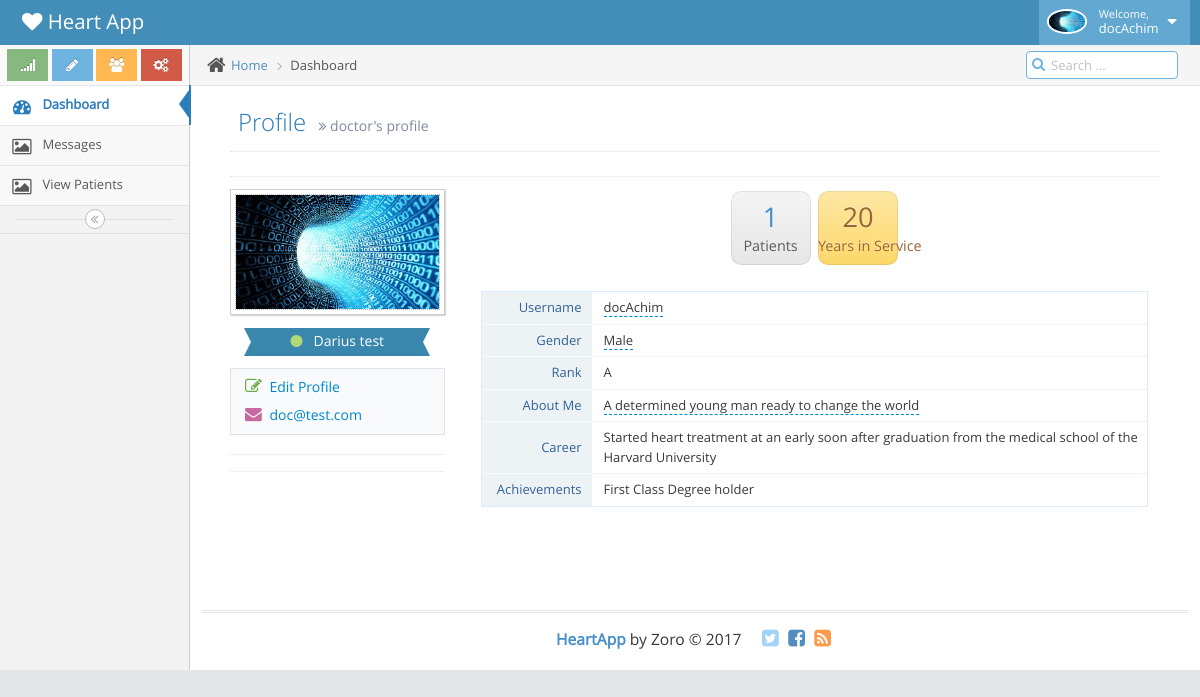
/docProfile/1, run on the app's committed database.
### heart/models.py (models this page shows, shortened)
class Doctor(db.Model, UserMixin):
    id = db.Column(db.Integer, primary_key=True)
    username = db.Column(db.String(80), unique=True)
    name = db.Column(db.String(100))
    surname = db.Column(db.String(100))
    gender = db.Column(db.String(50))
    email = db.Column(db.String(120), unique=True)
    password_hash = db.Column(db.String(80))
    achievements = db.Column(db.Text)
    years_in_practice = db.Column(db.Integer)
    rank = db.Column(db.String(100))
    career = db.Column(db.Text)
    bio = db.Column(db.Text)
    pic = db.Column(db.String(200))
    feedback = db.relationship('DoctorFeedBack', backref='doctor', lazy='dynamic')
    response = db.relationship('Response', backref='doctor', lazy='dynamic')
    patients = db.relationship('User', backref='doctor', lazy='dynamic')
    messages = db.relationship('Query', backref='doctor', lazy='dynamic')
    @property
    def password(self):
        raise AttributeError('password: write-only field')

### heart/views.py (the view)
@app.route('/docProfile/<id>', methods=["GET", "POST"])
def docProfile(id):
    doc = Doctor.query.get(id)
    return render_template('docProfile.html', doc=doc)

### heart/templates/docProfile.html (shortened to what this page needs)
{% extends 'docbase.html' %}
{% block style %}
	<link rel="stylesheet" href="{{ url_for('static', filename='assets/css/jquery-ui.custom.min.css') }}" />
	<link rel="stylesheet" href="{{ url_for('static', filename='assets/css/jquery.gritter.min.css') }}" />
	<link rel="stylesheet" href="{{ url_for('static',filename='assets/css/select2.min.css') }}" />
	<link rel="stylesheet" href="{{ url_for('static', filename='assets/css/bootstrap-datepicker3.min.css') }}" />
	<link rel="stylesheet" href="{{ url_for('static', filename='assets/css/bootstrap-editable.min.css') }}" />
{% endblock %}
{% block content %}
<div class="page-content">
		<div class="page-header">
			<h1>
				Profile
				<small>
					<i class="ace-icon fa fa-angle-double-right"></i>
					doctor's profile
				</small>
			</h1>
		</div>
		<div class="row">
			<div class="col-xs-12">
				<div class="hr dotted"></div>
				<div>
					<div id="user-profile-1" class="user-profile row">
						<div class="col-xs-12 col-sm-3 center">
							<div>
								<span class="profile-picture">
									{% if doc.pic %}
									<img id="avatar" class="editable img-responsive" alt="Alex's Avatar" src="{{ url_for('static', filename='images/' + doc.pic) }}" />
									{% else %}
									<img id="avatar" class="editable img-responsive" alt="Alex's Avatar" src="{{ url_for('static', filename='assets/images/avatars/profile-pic.jpg') }}" />
									{% endif %}
								</span>
								<div class="space-4"></div>
								<div class="width-80 label label-info label-xlg arrowed-in arrowed-in-right">
									<div class="inline position-relative">
										<a href="#" class="user-title-label dropdown-toggle" data-toggle="dropdown">
											<i class="ace-icon fa fa-circle light-green"></i>
											<span class="white">{{ doc.name}} {{ doc.surname }}</span>
										</a>
									</div>
								</div>
							</div>
							<div class="space-6"></div>
							<div class="profile-contact-info">
								<div class="profile-contact-links align-left">
									<a href="{{ url_for('editDocProfile', id=doc.id) }}" class="btn btn-link">
										<i class="ace-icon fa fa-edit bigger-120 green"></i>
										Edit Profile
									</a>
									<a href="{{ url_for('sendMessage') }}" class="btn btn-link">
										<i class="ace-icon fa fa-envelope bigger-120 pink"></i>
										{{ doc.email }}
									</a>
								</div>
								<div class="space-6"></div>
							</div>
							<div class="hr hr12 dotted"></div>
							<div class="hr hr16 dotted"></div>
						</div>
						<div class="col-xs-12 col-sm-9">
							<div class="center">
								<span class="btn btn-app btn-sm btn-light no-hover">
									<span class="line-height-1 bigger-170 blue"> {{ doc.patients.count() }} </span>
									<br />
									<span class="line-height-1 smaller-90"> Patients </span>
								</span>
								<span class="btn btn-app btn-sm btn-yellow no-hover">
									<span class="line-height-1 bigger-170"> {{ doc.years_in_practice }} </span>
									<br />
									<span class="line-height-1 smaller-90"> Years in Service </span>
								</span>
							</div>
							<div class="space-12"></div>
							<div class="profile-user-info profile-user-info-striped">
								<div class="profile-info-row">
									<div class="profile-info-name"> Username </div>
									<div class="profile-info-value">
										<span class="editable" id="username">{{ doc.username }}</span>
									</div>
								</div>
								<div class="profile-info-row">
									<div class="profile-info-name"> Gender </div>
									<div class="profile-info-value">
										<span class="editable" id="age">{{ doc.gender }}</span>
									</div>
								</div>
								<div class="profile-info-row">
										<div class="profile-info-name"> Rank </div>
										<div class="profile-info-value">
											<span class="editable" id="age">{{ doc.rank }}</span>
										</div>
									</div>
								<div class="profile-info-row">
									<div class="profile-info-name"> About Me </div>
									<div class="profile-info-value">
										<span class="editable" id="about">{{ doc.bio }}</span>
									</div>
								</div>
								<div class="profile-info-row">
									<div class="profile-info-name"> Career </div>
									<div class="profile-info-value">
										<span class="editable" id="about">{{ doc.career }}</span>
									</div>
								</div>
								<div class="profile-info-row">
									<div class="profile-info-name"> Achievements </div>
									<div class="profile-info-value">
										<span class="editable" id="about">{{ doc.achievements }}</span>
									</div>
								</div>
							</div>
							<div class="space-20"></div>
			</div>
		</div>
	</div>
{% endblock %}

### heart/templates/docbase.html (shortened to what this page needs)
<!DOCTYPE html>
<html lang="en">
	<head>
		<link rel="stylesheet" href="{{ url_for('static', filename='assets/css/bootstrap.min.css') }}" />
		<link rel="stylesheet" href="{{ url_for('static', filename='assets/font-awesome/4.5.0/css/font-awesome.min.css')  }}" />
		<link rel="stylesheet" href="{{ url_for('static', filename='assets/css/ace.min.css') }}" class="ace-main-stylesheet" id="main-ace-style" />
		<link rel="stylesheet" href="{{ url_for('static', filename='assets/css/ace-skins.min.css') }}" />
		<link rel="stylesheet" href="{{ url_for('static', filename='assets/css/ace-rtl.min.css') }}" />
		{% block style %}{% endblock %}
	</head>
	<body class="no-skin">
		<div id="navbar" class="navbar navbar-default          ace-save-state">
			<div class="navbar-container ace-save-state" id="navbar-container">
				<div class="navbar-header pull-left">
					<a href="" class="navbar-brand">
						<small>
							<i class="fa fa-heart"></i>
							Heart App
						</small>
					</a>
				</div>
				<div class="navbar-buttons navbar-header pull-right" role="navigation">
					<ul class="nav ace-nav">
						<li class="light-blue dropdown-modal">
							<a data-toggle="dropdown" href="#" class="dropdown-toggle">
								{% if doc.pic %}
								<img class="nav-user-photo" src="{{ url_for('static', filename='images/' + doc.pic) }}" alt="" />
								{% else %}
								<img class="nav-user-photo" src="{{ url_for('static', filename='assets/images/avatars/avatar.png') }}" alt="" />
								{% endif %}
								<span class="user-info">
									<small>Welcome,</small>
									{{ doc.username }}
								</span>
								<i class="ace-icon fa fa-caret-down"></i>
							</a>
						</li>
					</ul>
				</div>
			</div>
		</div>
		<div class="main-container ace-save-state" id="main-container">
			<div id="sidebar" class="sidebar                  responsive                    ace-save-state">
				<div class="sidebar-shortcuts" id="sidebar-shortcuts">
					<div class="sidebar-shortcuts-large" id="sidebar-shortcuts-large">
						<button class="btn btn-success">
							<i class="ace-icon fa fa-signal"></i>
						</button>
						<button class="btn btn-info">
							<i class="ace-icon fa fa-pencil"></i>
						</button>
						<button class="btn btn-warning">
							<i class="ace-icon fa fa-users"></i>
						</button>
						<button class="btn btn-danger">
							<i class="ace-icon fa fa-cogs"></i>
						</button>
					</div>
				</div>
				<ul class="nav nav-list">
					<li class="active">
						<a href="{{ url_for('home') }}">
							<i class="menu-icon fa fa-tachometer"></i>
							<span class="menu-text"> Dashboard </span>
						</a>
					</li>
					<li class="">
						<a href="{{ url_for('docMessages', id=doc.id) }}">
							<i class="menu-icon fa fa-picture-o"></i>
							<span class="menu-text"> Messages </span>
						</a>
					</li>
					<li class="">
						<a href="{{ url_for('viewPatients', id=doc.id) }}">
							<i class="menu-icon fa fa-picture-o"></i>
							<span class="menu-text"> View Patients </span>
						</a>
					</li>
				</ul>
				<div class="sidebar-toggle sidebar-collapse" id="sidebar-collapse">
					<i id="sidebar-toggle-icon" class="ace-icon fa fa-angle-double-left ace-save-state" data-icon1="ace-icon fa fa-angle-double-left" data-icon2="ace-icon fa fa-angle-double-right"></i>
				</div>
			</div>
			<div class="main-content">
				<div class="main-content-inner">
					<div class="breadcrumbs ace-save-state" id="breadcrumbs">
						<ul class="breadcrumb">
							<li>
								<i class="ace-icon fa fa-home home-icon"></i>
								<a href="#">Home</a>
							</li>
							<li class="active">Dashboard</li>
						</ul>
						<div class="nav-search" id="nav-search">
							<form class="form-search">
								<span class="input-icon">
									<input type="text" placeholder="Search ..." class="nav-search-input" id="nav-search-input" autocomplete="off" />
									<i class="ace-icon fa fa-search nav-search-icon"></i>
								</span>
							</form>
						</div>
					</div>
					<div class="page-content">
						{% block content %}{% endblock %}
					</div>
				</div>
			</div>
			<div class="footer">
				<div class="footer-inner">
					<div class="footer-content">
						<span class="bigger-120">
							<span class="blue bolder">HeartApp</span>
							by Zoro &copy; 2017
						</span>
						<span class="action-buttons">
							<a href="#">
								<i class="ace-icon fa fa-twitter-square light-blue bigger-150"></i>
							</a>
							<a href="#">
								<i class="ace-icon fa fa-facebook-square text-primary bigger-150"></i>
							</a>
							<a href="#">
								<i class="ace-icon fa fa-rss-square orange bigger-150"></i>
							</a>
						</span>
					</div>
				</div>
			</div>
		</div>
	</body>
</html>

### data on the page
Doctor: pic (picture), username "docAchim", name "Darius", surname "test", email "doc@test.com", years_in_practice "20", gender "Male", rank "A", bio "A determined young man ready to change the world", career "Started heart treatment at an early soon after graduation from the medical school of the Harvard University", achievements "First Class Degree holder"

### other printed values
{{ doc.patients.count() }} "1"
